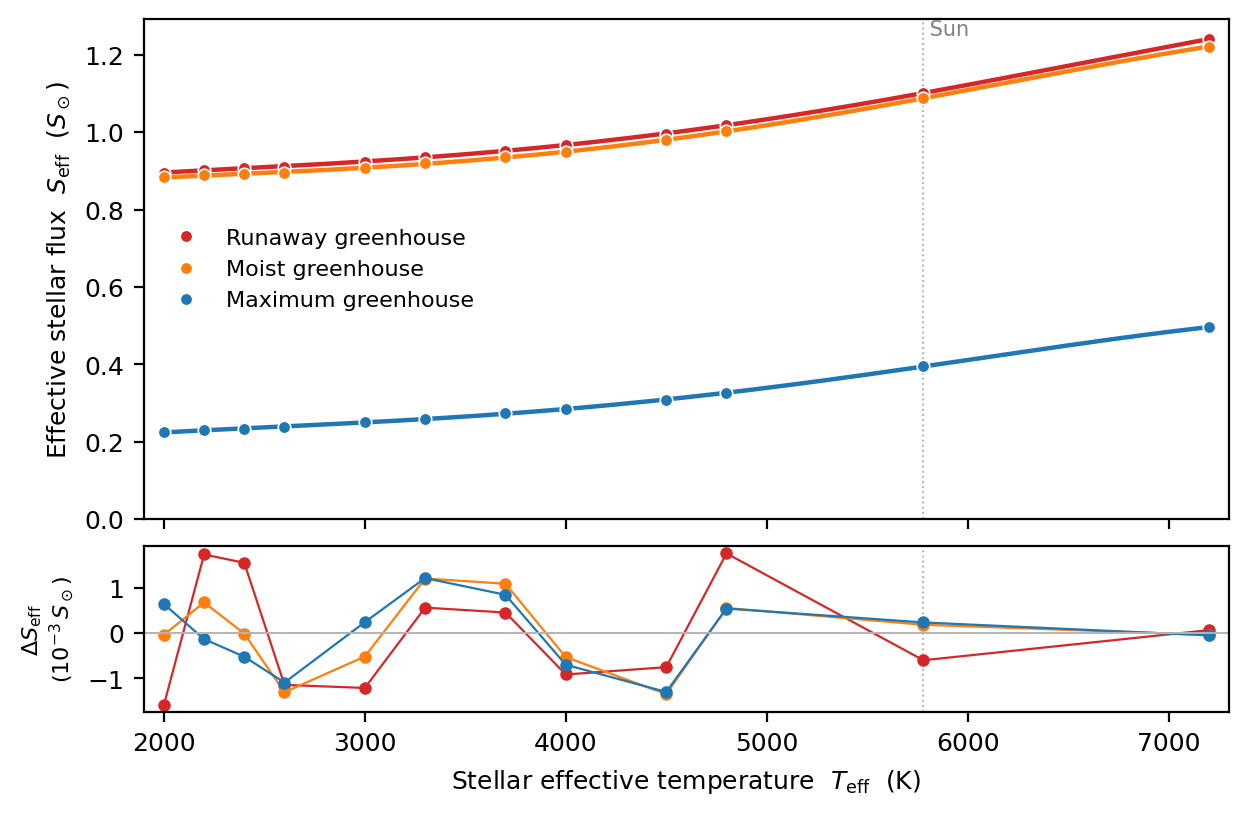

The script that saved this image:
#!/usr/bin/env python3
"""
hz_polyfit.py  —  Parametric habitable-zone boundary fit from ExoColumn.

Kopparapu et al. (2013, 2014) distilled their HZ calculations into a compact,
reusable parametrisation: the effective stellar flux at each HZ boundary as a
quartic in stellar effective temperature,

    S_eff(T_eff) = S_eff_sun + a*T* + b*T*^2 + c*T*^3 + d*T*^4 ,   T* = T_eff - 5780 K,

with the corresponding orbital distance recovered from

    d = sqrt( (L/L_sun) / S_eff )  AU.

This script fits that exact form to the ExoColumn HZ limits computed in
hz_figure7.py (cached in hz_figure7.npz) for the three radiatively-determined
boundaries the model resolves:

    runaway greenhouse  (inner, S_eff at T_c = 647 K runaway onset)
    moist greenhouse    (inner, stratospheric H2O VMR reaches 3e-3)
    maximum greenhouse  (outer, S_eff minimum of the dense-CO2 sweep)

The empirical "recent Venus" and "early Mars" limits of Kopparapu et al. are
solar-system-evidence boundaries, not radiative-transfer results, so they are
outside ExoColumn's scope and are not fit here.

Outputs (written next to this script):
  * hz_coefficients.txt  — machine-readable coefficient table (the deliverable
                           others reuse: drop-in replacement for Kopparapu's
                           Table 3 with the ExoColumn radiation core).
  * hz_polyfit.pdf/.png  — S_eff(T_eff) data + fitted quartics, with residuals.

No model runs: pure post-processing of hz_figure7.npz.  Re-run after the HZ
sweep cache changes.
"""

import os
import numpy as np
import matplotlib
matplotlib.use("Agg")
import matplotlib.pyplot as plt
import matplotlib.gridspec as gridspec

HERE    = os.path.dirname(os.path.abspath(__file__))
CACHE   = os.path.join(HERE, "hz_figure7.npz")
OUT_TXT = os.path.join(HERE, "hz_coefficients.txt")
OUT_TEX = os.path.join(HERE, "hz_coefficients.tex")
OUT_PDF = os.path.join(HERE, "hz_polyfit.pdf")
OUT_PNG = os.path.join(HERE, "hz_polyfit.png")

T_SUN = 5780.0  # K — Kopparapu reference temperature (T* = T_eff - T_SUN)

# Boundaries to fit: key in the cache, display label, plot colour.
LIMITS = [
    ("seff_runaway", "Runaway greenhouse", "#d62728"),
    ("seff_inner",   "Moist greenhouse",   "#ff7f0e"),
    ("seff_outer",   "Maximum greenhouse", "#1f77b4"),
]


def fit_quartic(teff, seff):
    """Fit S_eff = S0 + a*T* + b*T*^2 + c*T*^3 + d*T*^4 (T* = teff - 5780).

    Returns (coeffs, rms) where coeffs = [S0, a, b, c, d] (ascending power) so
    that coeffs follows the Kopparapu Table-3 column order directly.
    """
    tstar = teff - T_SUN
    # np.polyfit returns highest-power first; flip to ascending [S0, a, b, c, d].
    p_desc = np.polyfit(tstar, seff, 4)
    coeffs = p_desc[::-1]
    resid = seff - np.polyval(p_desc, tstar)
    rms = float(np.sqrt(np.mean(resid**2)))
    return coeffs, rms, resid


def seff_of(coeffs, teff):
    tstar = teff - T_SUN
    return np.polyval(coeffs[::-1], tstar)


def main():
    d = np.load(CACHE, allow_pickle=True)
    teff = np.asarray(d["teff"], dtype=float)
    order = np.argsort(teff)
    teff = teff[order]
    tmin, tmax = float(teff.min()), float(teff.max())

    results = []
    for key, label, color in LIMITS:
        seff = np.asarray(d[key], dtype=float)[order]
        coeffs, rms, resid = fit_quartic(teff, seff)
        results.append(dict(key=key, label=label, color=color,
                            seff=seff, coeffs=coeffs, rms=rms, resid=resid))

    # ----------------------------------------------------------------- table
    lines = []
    lines.append("# ExoColumn habitable-zone boundary coefficients")
    lines.append("#")
    lines.append("#   S_eff(T_eff) = S_eff_sun + a*T* + b*T*^2 + c*T*^3 + d*T*^4")
    lines.append("#   T* = T_eff - 5780 K")
    lines.append(f"#   valid range: T_eff = {tmin:.0f} - {tmax:.0f} K")
    lines.append("#   distance:  d = sqrt( (L/L_sun) / S_eff )  AU")
    lines.append("#")
    lines.append("# Fit to ExoColumn (ExoRT n68equiv radiation core); same functional")
    lines.append("# form as Kopparapu et al. (2013,2014) Table 3, for direct substitution.")
    lines.append("#")
    hdr = f"# {'boundary':<20s} {'S_eff_sun':>13s} {'a':>14s} {'b':>14s} {'c':>14s} {'d':>14s} {'rms':>10s}"
    lines.append(hdr)
    for r in results:
        c = r["coeffs"]
        lines.append(f"  {r['label']:<20s} {c[0]:13.6f} {c[1]:14.6e} "
                     f"{c[2]:14.6e} {c[3]:14.6e} {c[4]:14.6e} {r['rms']:10.2e}")
    table = "\n".join(lines) + "\n"
    with open(OUT_TXT, "w") as f:
        f.write(table)
    print(table)
    print(f"wrote {OUT_TXT}")

    # ------------------------------------------------- LaTeX deluxetable frag
    def tex_sci(x):
        """Format a coefficient as m\\times10^{e} for an AASTeX cell."""
        if x == 0.0:
            return "0"
        e = int(np.floor(np.log10(abs(x))))
        m = x / 10.0**e
        return f"${m:.4f}\\times10^{{{e}}}$"

    tl = []
    tl.append("% Auto-generated by reference/habitablezone/hz_polyfit.py -- do not edit by hand.")
    tl.append("\\begin{deluxetable*}{lrrrrr}")
    tl.append("\\tablecaption{}")  # caption written by the author
    tl.append("\\tablehead{")
    tl.append("  \\colhead{HZ boundary} & \\colhead{$S_{\\rm eff,\\odot}$} &")
    tl.append("  \\colhead{$a$} & \\colhead{$b$} & \\colhead{$c$} & \\colhead{$d$}")
    tl.append("}")
    tl.append("\\startdata")
    for i, r in enumerate(results):
        c = r["coeffs"]
        end = " \\\\" if i < len(results) - 1 else ""
        tl.append(f"{r['label']} & {c[0]:.4f} & {tex_sci(c[1])} & {tex_sci(c[2])} & "
                  f"{tex_sci(c[3])} & {tex_sci(c[4])}{end}")
    tl.append("\\enddata")
    tl.append("\\tablecomments{$S_{\\rm eff}(T_{\\rm eff}) = S_{\\rm eff,\\odot} + a\\,T_\\star "
              "+ b\\,T_\\star^2 + c\\,T_\\star^3 + d\\,T_\\star^4$, with "
              f"$T_\\star = T_{{\\rm eff}} - 5780$~K, valid for $T_{{\\rm eff}} = {tmin:.0f}"
              f"-{tmax:.0f}$~K.}}")
    tl.append("\\label{tab:hz_coeff}")
    tl.append("\\end{deluxetable*}")
    with open(OUT_TEX, "w") as f:
        f.write("\n".join(tl) + "\n")
    print(f"wrote {OUT_TEX}")

    # ---------------------------------------------------------------- figure
    plt.rcParams.update({"font.size": 9, "axes.linewidth": 0.8,
                         "figure.facecolor": "white", "savefig.facecolor": "white"})
    fig = plt.figure(figsize=(7.0, 4.5))
    gs = gridspec.GridSpec(2, 1, height_ratios=[3, 1], hspace=0.08)
    ax = fig.add_subplot(gs[0])
    axr = fig.add_subplot(gs[1], sharex=ax)

    tgrid = np.linspace(tmin, tmax, 400)
    for r in results:
        ax.plot(tgrid, seff_of(r["coeffs"], tgrid), "-", color=r["color"], lw=1.6,
                zorder=2)
        ax.plot(teff, r["seff"], "o", color=r["color"], ms=4.5, mec="white",
                mew=0.6, zorder=3, label=r["label"])
        axr.plot(teff, r["resid"] * 1e3, "o-", color=r["color"], ms=3.5, lw=0.8)

    # Sun marker reference line.
    for a in (ax, axr):
        a.axvline(T_SUN, color="0.7", lw=0.7, ls=":", zorder=0)
    ax.text(T_SUN, ax.get_ylim()[1], " Sun", color="0.5", va="top", ha="left",
            fontsize=7.5)

    ax.set_ylabel(r"Effective stellar flux  $S_{\rm eff}$  ($S_\odot$)")
    ax.legend(frameon=False, fontsize=8, loc="center left")
    ax.tick_params(labelbottom=False)
    ax.set_ylim(0, None)

    axr.axhline(0, color="0.7", lw=0.7)
    axr.set_ylabel(r"$\Delta S_{\rm eff}$" "\n" r"(10$^{-3}\,S_\odot$)", fontsize=8)
    axr.set_xlabel(r"Stellar effective temperature  $T_{\rm eff}$  (K)")
    axr.set_xlim(tmin - 100, tmax + 100)

    fig.savefig(OUT_PDF, bbox_inches="tight")
    fig.savefig(OUT_PNG, dpi=200, bbox_inches="tight")
    print(f"wrote {OUT_PDF}\nwrote {OUT_PNG}")


if __name__ == "__main__":
    main()
